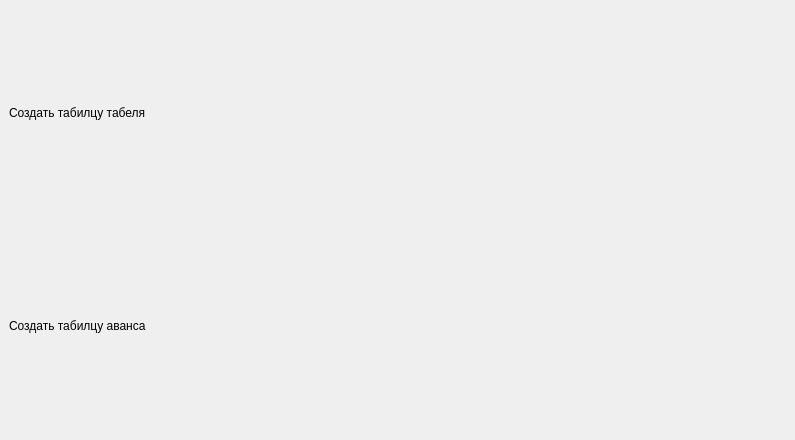
<?xml version="1.0" encoding="UTF-8"?>
<ui version="4.0">
 <class>Dialog</class>
 <widget class="QDialog" name="Dialog">
  <property name="geometry">
   <rect>
    <x>0</x>
    <y>0</y>
    <width>795</width>
    <height>440</height>
   </rect>
  </property>
  <property name="windowTitle">
   <string>Генератор таблиц</string>
  </property>
  <property name="modal">
   <bool>false</bool>
  </property>
  <layout class="QVBoxLayout" name="verticalLayout_2">
   <property name="leftMargin">
    <number>9</number>
   </property>
   <property name="topMargin">
    <number>9</number>
   </property>
   <property name="rightMargin">
    <number>9</number>
   </property>
   <item>
    <layout class="QVBoxLayout" name="verticalLayout" stretch="1,1">
     <property name="spacing">
      <number>6</number>
     </property>
     <item>
      <layout class="QHBoxLayout" name="horizontalLayout">
       <item>
        <widget class="QLabel" name="label">
         <property name="text">
          <string>Создать табилцу табеля</string>
         </property>
        </widget>
       </item>
      </layout>
     </item>
     <item>
      <layout class="QHBoxLayout" name="horizontalLayout_2">
       <item>
        <widget class="QLabel" name="label_2">
         <property name="text">
          <string>Создать табилцу аванса</string>
         </property>
        </widget>
       </item>
      </layout>
     </item>
    </layout>
   </item>
  </layout>
 </widget>
 <resources/>
 <connections/>
</ui>
